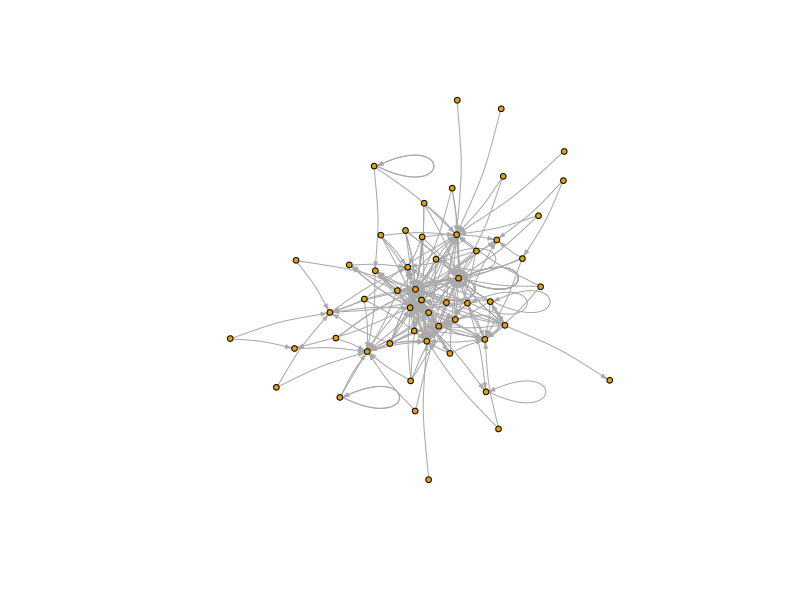
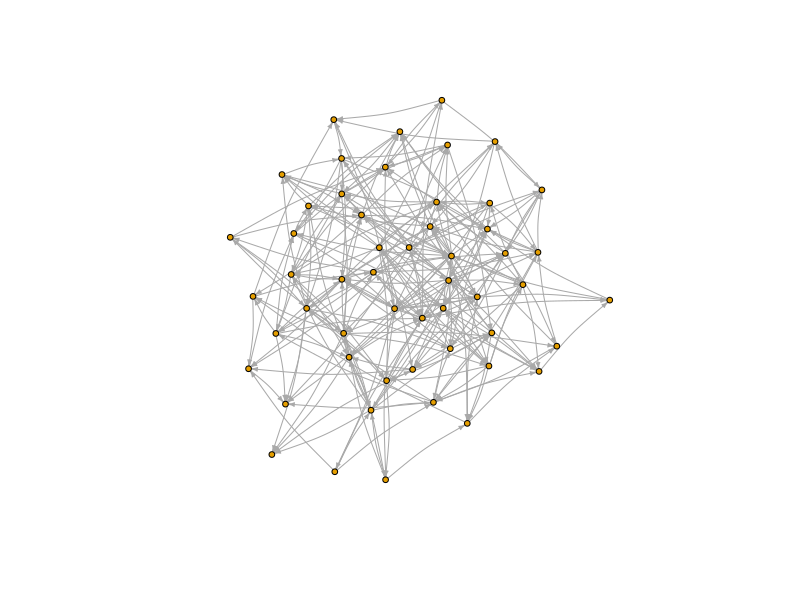
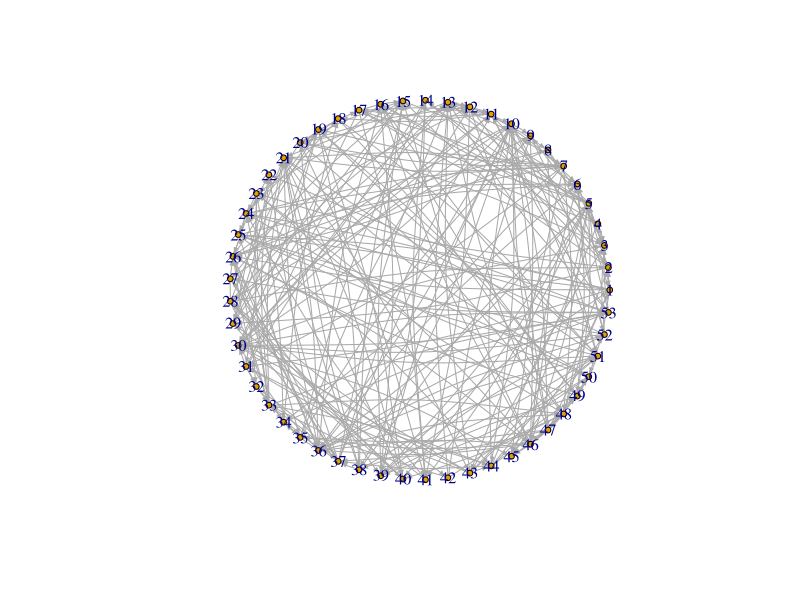
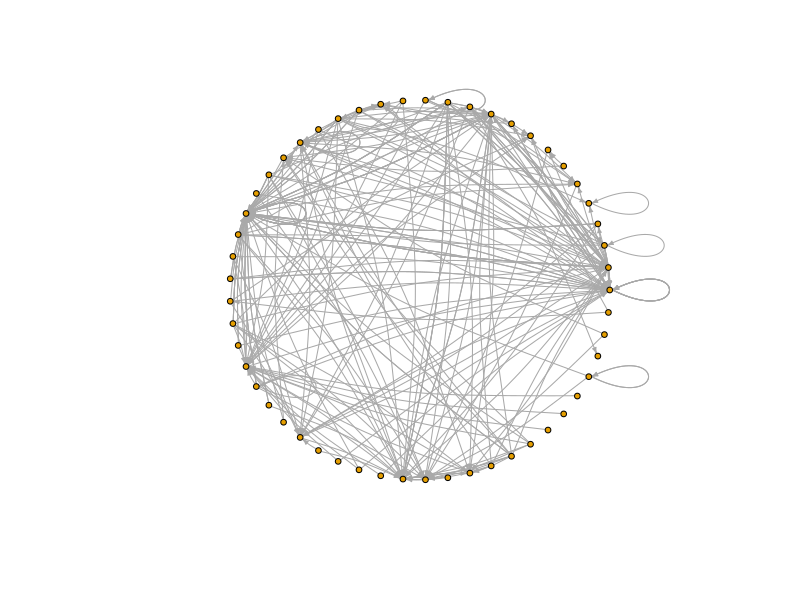
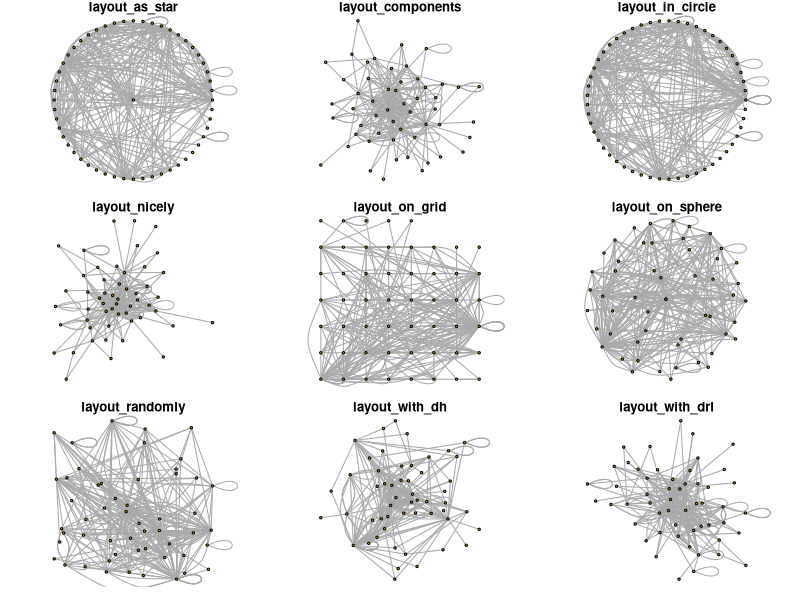
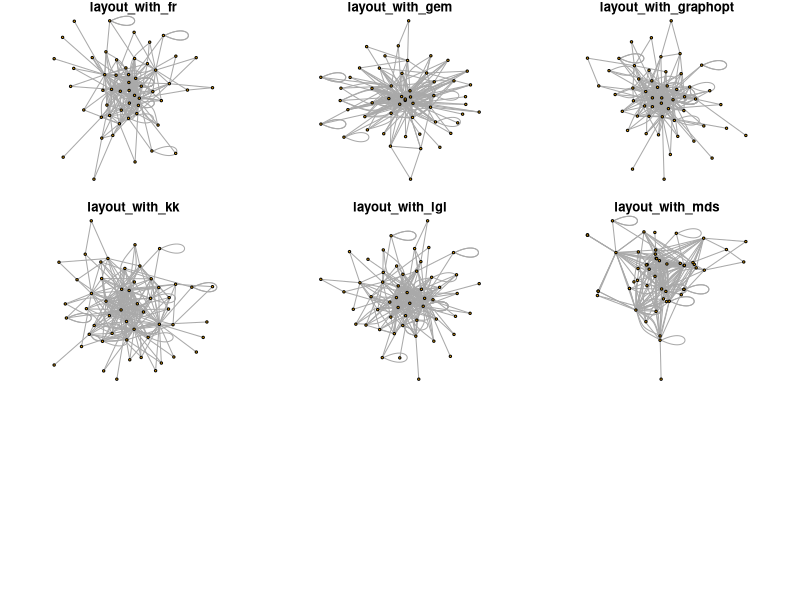
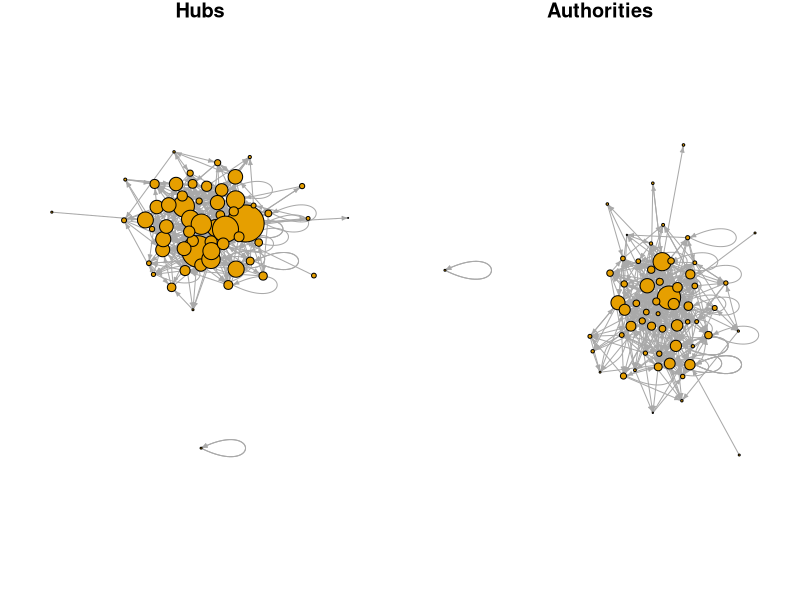
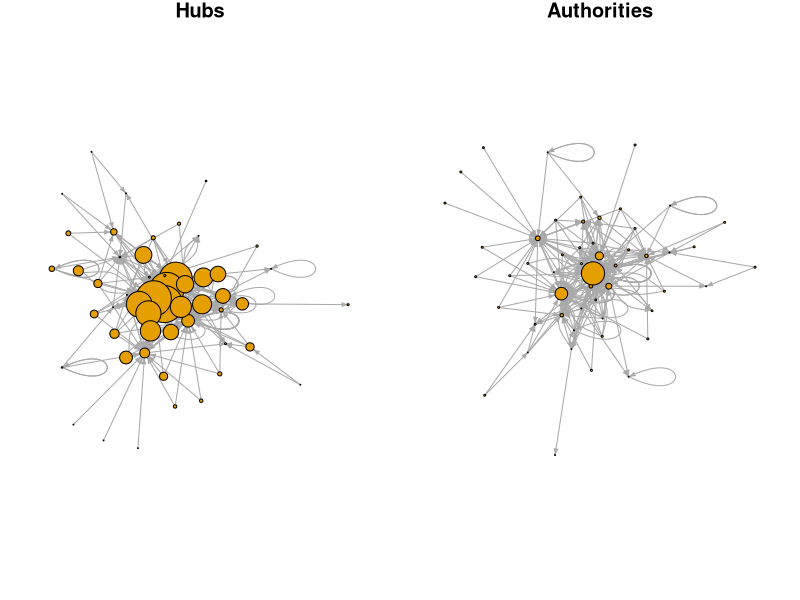

Here is the R script that generated these plots, in order:
setwd("C:/Man")
library(igraph)
e1 = read.csv("socialnetwork.txt", header  =  FALSE, sep = ' ')
e2 = read.csv("socialnetwork2.txt", header = FALSE, sep = ' ')
e1 = as.matrix(e1)
sn1 = graph_from_edgelist(e1, directed = TRUE)
e2 = as.matrix(e2)
sn2 = graph_from_edgelist(e2, directed = TRUE)
er <- sample_gnm(n=53, m=265, directed = TRUE)# Erdos Renyi grpah with same number of nodes and edges as of sn2
plot(sn2, edge.arrow.size=0.3, vertex.size = 3, edge.curved = 0.1, layout = layout_with_fr(sn2), vertex.label = NA)
plot(er, edge.arrow.size=0.3, vertex.size = 3, edge.curved = 0.1, layout = layout_with_fr(er), vertex.label = NA)
plot(er, edge.arrow.size=0.3, vertex.size = 3, edge.curved = 0.1, layout = layout_in_circle(er))
plot(sn2, edge.arrow.size=0.3, vertex.size = 3, edge.curved = 0.1, layout = layout_in_circle(sn2), vertex.label = NA)


layouts <- grep("^layout_", ls("package:igraph"), value=TRUE)[-1] 
# Remove layouts that do not apply to our graph.
layouts <- layouts[!grepl("bipartite|merge|norm|sugiyama|tree", layouts)]
par(mfrow=c(3,3), mar=c(1,1,1,1))
for (layout in layouts) {
  print(layout)
  l <- do.call(layout, list(sn2)) 
  plot(sn2, edge.arrow.mode=0,edge.arrow.size=0.3, vertex.size = 3, layout=l, main=layout, vertex.label = NA)
   }
#Calculating the reciprocity of The proportion of reciprocated ties (for a directed network).
#Classify dyads in a directed graphs. The relationship between each pair of vertices is measured. It can be in three states: mutual, asymmetric or non-existent.
# The measure of reciprocity defines the proporsion of mutual connections, in a directed graph.
# It is most commonly defined as the probability that the opposite counterpart of a 
# directed edge is also included in the graph. Or in adjacency matrix notation:
#   sum(i, j, (A.*A')ij) / sum(i, j, Aij), where A.*A'  is the element-wise product of matrix A and its transpose. 
#   This measure is calculated if the mode argument is default.
#                                                                                                                                                                                                                                                                         
reciprocity(sn1)
dyad_census(sn1) # Mutual, asymmetric, and nyll node pairs
2*dyad_census(sn1)$mut/ecount(sn1) # Calculating reciprocity

reciprocity(sn2)
dyad_census(sn2) # Mutual, asymmetric, and nyll node pairs
2*dyad_census(sn2)$mut/ecount(sn2) # Calculating reciprocity

reciprocity(er)
dyad_census(er) # Mutual, asymmetric, and nyll node pairs
2*dyad_census(er)$mut/ecount(er) # Calculating reciprocity

#Hubs and authorities
hs1 <- hub_score(sn1, weights=NA)$vector
as1 <- authority_score(sn1, weights=NA)$vector
par(mfrow=c(1,2))
plot(sn1, vertex.size=hs1*25, main="Hubs", vertex.label = NA, edge.arrow.size=0.3, vertex.size = 3, layout = layout_with_fr(sn1))
plot(sn1, vertex.size=as1*15, main="Authorities", vertex.label = NA, edge.arrow.size=0.3, vertex.size = 3, layout = layout_with_fr(sn1))

hs2 <- hub_score(sn2, weights=NA)$vector
as2 <- authority_score(sn2, weights=NA)$vector
par(mfrow=c(1,2))
plot(sn2, vertex.size=hs2*25, main="Hubs", vertex.label = NA, edge.arrow.size=0.3, vertex.size = 3, layout = layout_with_fr(sn2))
plot(sn2, vertex.size=as2*15, main="Authorities", vertex.label = NA, edge.arrow.size=0.3, vertex.size = 3, layout = layout_with_fr(sn2))


hs_er <- hub_score(er, weights=NA)$vector
as_er <- authority_score(er, weights=NA)$vector
par(mfrow=c(1,2))
plot(er, vertex.size=hs_er*25, main="Hubs", vertex.label = NA, edge.arrow.size=0.3, vertex.size = 3, layout = layout_with_fr(er))
plot(er, vertex.size=as_er*15, main="Authorities", vertex.label = NA, edge.arrow.size=0.3, vertex.size = 3, layout = layout_with_fr(er))

net1.sym <- as.undirected(sn1, mode= "collapse", edge.attr.comb=list(weight="sum", "ignore"))
cliques(net1.sym) # list of cliques       
sapply(cliques(net1.sym), length) # clique sizes
largest_cliques(net1.sym) # cliques with max number of nodes

net2.sym <- as.undirected(sn2, mode= "collapse", edge.attr.comb=list(weight="sum", "ignore"))
cliques(net2.sym) # list of cliques       
sapply(cliques(net2.sym), length) # clique sizes
largest_cliques(net2.sym) # cliques with max number of nodes
vcol <- rep("grey80", vcount(net2.sym))
vcol[unlist(largest_cliques(net2.sym))] <- "gold"
plot(as.undirected(net2.sym), vertex.label=V(net2.sym)$name, vertex.color=vcol)
plot(as.undirected(net2.sym), vertex.label=V(net1.sym)$name, vertex.color=vcol, vertex.label = NA, edge.arrow.size=0.3, vertex.size = 3, layout = layout_with_fr(er))


net_er.sym <- as.undirected(er, mode= "collapse", edge.attr.comb=list(weight="sum", "ignore"))
cliques(net_er.sym) # list of cliques       
sapply(cliques(net_er.sym), length) # clique sizes
largest_cliques(net_er.sym) # cliques with max number of nodes

######Community detection using edge betweenness(Newman Girvan)
ceb2 <- cluster_edge_betweenness(sn2) 
dendPlot(ceb2, mode="hclust") 
plot(ceb2, sn2, vertex.label = NA, edge.arrow.size=0.3, vertex.size = 3, layout = layout_in_circle(er)) 
length(ceb2)
modularity(ceb2)
#Modularity comes out to be 0.09505162
ceb_er <- cluster_edge_betweenness(er) 
dendPlot(ceb_er, mode="hclust") 
plot(ceb_er, er, vertex.label = NA, edge.arrow.size=0.3, vertex.size = 3, layout = layout_in_circle(er)) 
length(ceb_er)
modularity(ceb_er)
#Modularity comes out to be 0.02173015


#########Community detection based on propagating labels
clp2 <- cluster_label_prop(sn2)
plot(clp2, sn2, vertex.label = NA, edge.arrow.size=0.01, vertex.size = 3) 



